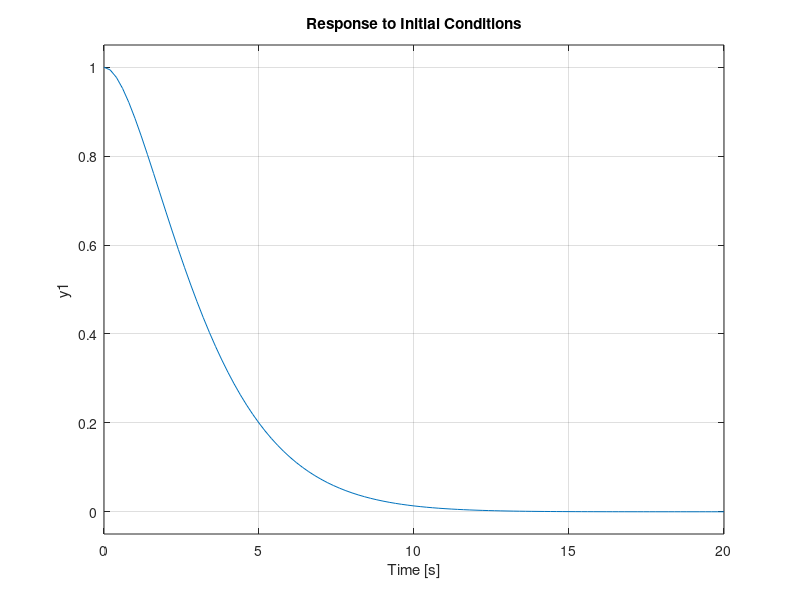
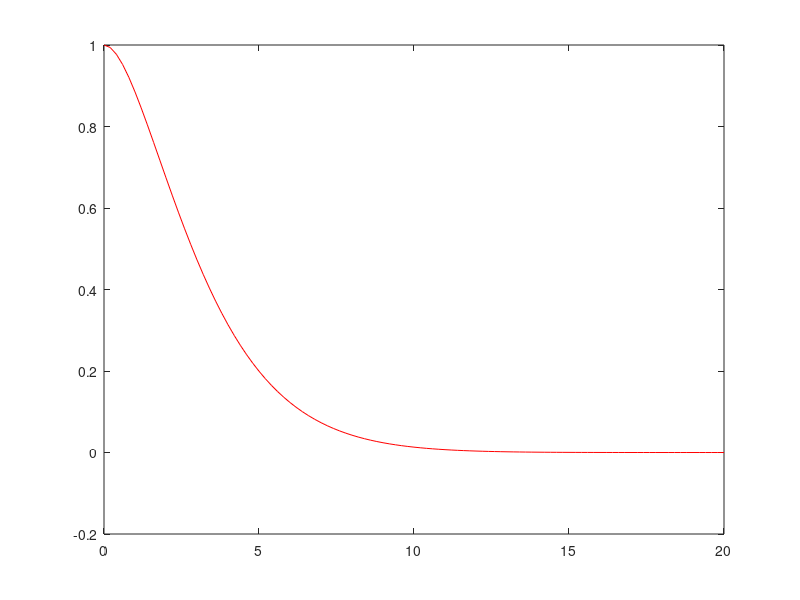

MATLAB code to generate these figures, in order: (Note: this script raises an error after producing the figures.)
%% Questa è una sessione
%Questo è un commento
% puoi eseguire la sessione corrente con ctl+invio
%% Pulire

% cancella tutte le variabili in memoria
clear
% pulire CMD
clc
% close ALL  closes all figure windows whose handles are not hidden.
close all

%% 1-Creare il sistema massa-molla lineare descritto in variabili di stato
% ";" a fine riga serve per non visualizzare le variabili a cmd 
M = 1.0;
k = 0.33;
h = 1.1;


% ";"       ==> separatore di riga
% ","||" "  ==> separatore di colonna

A = [0 1; -k/M -h/M];
B = [0; 1/M];
C = [1 0];
D = 0;
% Creo il sistema con ss
sys = ss(A,B,C,D);

%% 2+4-Movimento libero del sistema massa-molla lineare.
% condizione iniziale
x0 = [1; 0];

%Plotto il movimento d'usita nella figura 
%NB in questo caso particolare di sistema massa molla lineare (per come
%abbiamo definito la matrice C e D) si plotta il movimento libero della x1
%ovvero la posizione
figure()
initial(sys,x0)

%% 2.1+4-Salvo poi plotto (movimento libero)

%MOVIMENTO LIBERO
%Y  matrice movimento d'uscita(in questo caso è un semplice vettore in
%   quanto le matrice C e D hanno una sola riga)
%X  matrice del movimento di stato (in qesto caso e una vera matrice 
%   fatta da 2 colonne ed n rigne 
%T  vettore dei tempi

[Y,T,X] = initial(sys,x0);

% plotto il movimento dl'uscita
figure()
plot(T,Y,'r')
title('Movimento di uscita','libero')
legend('posizione')
grid on


% plotto il movimento di stato
% Matrice(:,j) seleziona tutte le righe della colonna j
figure()
plot(T,X(:,1)) 
hold on 
plot(T,X(:,2))
title('Movimento di stato','libero')
legend('Posizione','Velocità')
grid on

%% 2.2+4: specificare l'istante di tempo finale (tf)

tf = 50;
[Y,T,X] = initial(sys,x0,tf);
figure()
plot(T,Y,'.')
title('Movimento d''uscita','libero')
legend('Posizione')
grid on 
figure()
plot(T,X(:,1),'r') 
hold on 
plot(T,X(:,2),'g')
title('Movimento di stato','libero')
legend('Posizione','Velocità')
grid on


%% 2.3+4-specificare tutto il vettore tempo 

% vettore tempo equispaziato fra 0 e 40 sec  di 1000 elementi.
t = linspace(0,40,1000);
[Y,T,X] = initial(sys,x0,t);

figure()
plot(T,Y,'.')
title('Movimento d''uscita','libero')
legend('Posizione')
grid on 

figure()
plot(T,X(:,1),'r') 

hold on 

plot(T,X(:,2),'g')
title('Movimento di stato','libero')
legend('Posizione','Velocità')
grid on



%% 3 + 4 - RISPOSTA AD IMPULSO (MOVIMENTO FORZATO)
tf=25;
[Y,T,X] = impulse(sys,tf);

figure()
plot(T,Y,'r')
title('Movimento di uscita','Risposta impulso di ampiezza unitaria')
legend('posizione')
grid on

figure()
plot(T,X(:,1)) 
hold on 
plot(T,X(:,2))
title('Movimento di stato','Risposta impulso di ampiezza unitaria')
legend('Posizione','Velocità')
grid on

%% 5-VARIARE SMORZAMENTO DEL SISTEMA

H = 0:0.25:2;

figure()
for i = 1:length(H)
    h = H(i);       
    A = [0 1; -k/M -h/M];
    sys = ss(A,B,C,D);
    [Y,T,X] = initial(sys,x0,t);
    plot(T,Y)           
    grid on
    hold on 
    %E vettore colonna che contiene gli autovalori di a
    E=eig(A)
end
legend('h=0','h=0.25','h=0.5','h=0.75','h=1','h=1.25','h=1.5','h=1.75','h=2')
title('Movimento libero (uscita)','Diversi coifficienti di smorsamento del pistone' )

figure()
for i = 1:length(H)
    h = H(i); 
    A = [0 1; -k/M -h/M];
    sys = ss(A,B,C,D);
    [Y,T,X] = impulse(sys,t);
    plot(T,Y)     
    grid on 
    hold on 
end
legend('h=0','h=0.25','h=0.5','h=0.75','h=1','h=1.25','h=1.5','h=1.75','h=2')
title('Risposta impulsiva(uscita)','Diversi coifficienti di smorsamento del pistone' )

%% 6-RISPOSTA ALLO SCALINO
h=1.1;
A = [0 1; -k/M -h/M];
sys = ss(A,B,C,D);

t = 0:0.02:20; 
[Y,T,X] = step(sys,t);

figure(1)

subplot(2,1,1)
plot(T,X)
title('Risposta a scalino dello stato') 
legend('Posizione','Velocita')
grid on

subplot(2,1,2)
plot(T,Y)
title('Risposta a scalino dell''uscita') 
grid on


%% 7-TRENO DI IMPULSI
%NB utilizziamo la sovrapposizione degli effetti
deltaImpulsi=1;
ampiezzaImpulsi=2;
numeroImpulsi=40;

%vettore dei tempi che va da 0 a 1 (di 20 elementi)
t = linspace(0,deltaImpulsi,20);

%stato iniziale; prima dell'esperimento è nella posizione di riposo con
%velocità zero
x = [0 0];
Y = [];
X = [];
T = [];
for i = 1:numeroImpulsi
    %movimento libero
    [yl,tl,xl] = initial(sys,x,t);
    %movimento dovuto all'impulso di ampiezza indicata prima
    [yf,tf,xf] = impulse(sys*ampiezzaImpulsi,t);
    %movimento d'uscita che è la sovrapposizione tra il movimento libero 
    %d'uscita e il movimento dovuto all'impulso dato
    Y = [Y; yl+yf];
    %movimento dello stato che è la sovrapposizione tra il movimento libero 
    %di stato e il movimento dovuto all'impulso dato
    X = [X; xl+xf];
    %aggiorno il vettore dei tempi che è dato dal vettore dei tempi e 
    T = [T t+deltaImpulsi*(i-1)];
    % lo stato iniziale del prossimo impulso è lo stato finale in cui si
    % trova il sistame dopo l'applicazione di questo impulso
    x = xf(end,:) + xl(end,:);
end

figure(1)
subplot(2,1,1)
plot(T,Y), grid on
title('Risposta dell''uscita al treno degli impulsi')
legend('posizione')
subplot(2,1,2)
plot(T,X), grid on
title('Risposta degli stati al treno degli impulsi')
legend('posizione','velocita')
